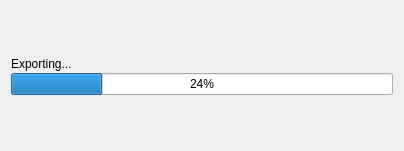
<?xml version="1.0" encoding="UTF-8"?>
<ui version="4.0">
 <class>ProgBar_dlg</class>
 <widget class="QDialog" name="ProgBar_dlg">
  <property name="geometry">
   <rect>
    <x>0</x>
    <y>0</y>
    <width>404</width>
    <height>151</height>
   </rect>
  </property>
  <property name="windowTitle">
   <string>Dialog</string>
  </property>
  <layout class="QVBoxLayout" name="verticalLayout">
   <property name="spacing">
    <number>2</number>
   </property>
   <item>
    <spacer name="verticalSpacer">
     <property name="orientation">
      <enum>Qt::Vertical</enum>
     </property>
     <property name="sizeHint" stdset="0">
      <size>
       <width>20</width>
       <height>40</height>
      </size>
     </property>
    </spacer>
   </item>
   <item>
    <widget class="QLabel" name="label_workDescription">
     <property name="sizePolicy">
      <sizepolicy hsizetype="Preferred" vsizetype="Fixed">
       <horstretch>0</horstretch>
       <verstretch>0</verstretch>
      </sizepolicy>
     </property>
     <property name="text">
      <string>Exporting...</string>
     </property>
    </widget>
   </item>
   <item>
    <widget class="QProgressBar" name="progressBar">
     <property name="value">
      <number>24</number>
     </property>
    </widget>
   </item>
   <item>
    <spacer name="verticalSpacer_2">
     <property name="orientation">
      <enum>Qt::Vertical</enum>
     </property>
     <property name="sizeHint" stdset="0">
      <size>
       <width>20</width>
       <height>40</height>
      </size>
     </property>
    </spacer>
   </item>
  </layout>
 </widget>
 <resources/>
 <connections/>
</ui>
